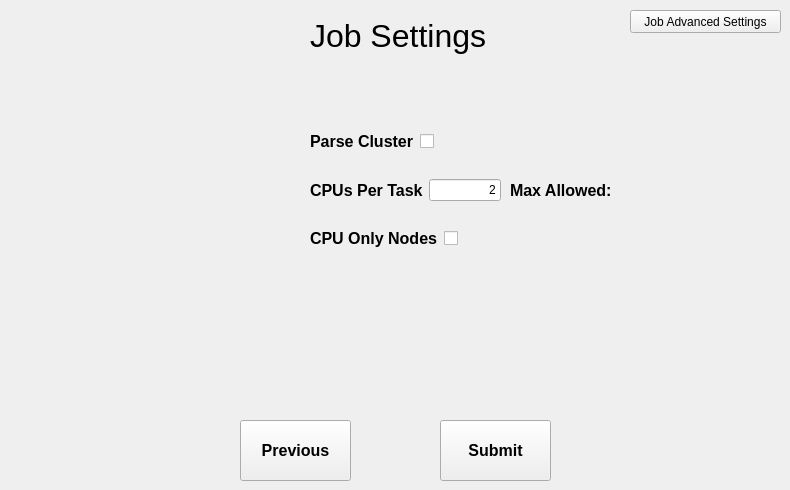
    <widget class="QWidget" name="Job">
     <attribute name="title">
      <string>Job</string>
     </attribute>
     <widget class="QLabel" name="jobSettingsLabel">
      <property name="geometry">
       <rect>
        <x>310</x>
        <y>0</y>
        <width>201</width>
        <height>71</height>
       </rect>
      </property>
      <property name="font">
       <font>
        <pointsize>24</pointsize>
       </font>
      </property>
      <property name="text">
       <string>Job Settings</string>
      </property>
     </widget>
     <widget class="QPushButton" name="jobAdvancedSettingsButton">
      <property name="geometry">
       <rect>
        <x>630</x>
        <y>10</y>
        <width>151</width>
        <height>23</height>
       </rect>
      </property>
      <property name="text">
       <string>Job Advanced Settings</string>
      </property>
     </widget>
     <widget class="QPushButton" name="submitButton">
      <property name="geometry">
       <rect>
        <x>440</x>
        <y>420</y>
        <width>111</width>
        <height>61</height>
       </rect>
      </property>
      <property name="font">
       <font>
        <pointsize>12</pointsize>
        <weight>75</weight>
        <bold>true</bold>
       </font>
      </property>
      <property name="text">
       <string>Submit</string>
      </property>
     </widget>
     <widget class="QPushButton" name="jobPreviousButton">
      <property name="geometry">
       <rect>
        <x>240</x>
        <y>420</y>
        <width>111</width>
        <height>61</height>
       </rect>
      </property>
      <property name="font">
       <font>
        <pointsize>12</pointsize>
        <weight>75</weight>
        <bold>true</bold>
       </font>
      </property>
      <property name="text">
       <string>Previous</string>
      </property>
     </widget>
     <widget class="QLabel" name="maxCPUs">
      <property name="enabled">
       <bool>true</bool>
      </property>
      <property name="geometry">
       <rect>
        <x>510</x>
        <y>160</y>
        <width>151</width>
        <height>61</height>
       </rect>
      </property>
      <property name="font">
       <font>
        <pointsize>12</pointsize>
        <weight>75</weight>
        <bold>true</bold>
       </font>
      </property>
      <property name="text">
       <string>Max Allowed: </string>
      </property>
     </widget>
     <widget class="QWidget" name="layoutWidget">
      <property name="geometry">
       <rect>
        <x>310</x>
        <y>110</y>
        <width>191</width>
        <height>161</height>
       </rect>
      </property>
      <layout class="QVBoxLayout" name="verticalLayout_4">
       <item>
        <layout class="QHBoxLayout" name="horizontalLayout_41">
         <item>
          <widget class="QLabel" name="parseClusterLabel">
           <property name="font">
            <font>
             <pointsize>12</pointsize>
             <weight>75</weight>
             <bold>true</bold>
            </font>
           </property>
           <property name="text">
            <string>Parse Cluster</string>
           </property>
          </widget>
         </item>
         <item>
          <widget class="QCheckBox" name="parseClusterCheckBox">
           <property name="autoFillBackground">
            <bool>false</bool>
           </property>
           <property name="text">
            <string/>
           </property>
           <property name="checked">
            <bool>false</bool>
           </property>
          </widget>
         </item>
        </layout>
       </item>
       <item>
        <layout class="QHBoxLayout" name="horizontalLayout_42">
         <item>
          <widget class="QLabel" name="cpusPerTaskLabel">
           <property name="font">
            <font>
             <pointsize>12</pointsize>
             <weight>75</weight>
             <bold>true</bold>
            </font>
           </property>
           <property name="text">
            <string>CPUs Per Task</string>
           </property>
          </widget>
         </item>
         <item>
          <widget class="QLineEdit" name="cpusPerTaskLineEdit">
           <property name="text">
            <string>2</string>
           </property>
           <property name="alignment">
            <set>Qt::AlignRight|Qt::AlignTrailing|Qt::AlignVCenter</set>
           </property>
          </widget>
         </item>
        </layout>
       </item>
       <item>
        <layout class="QHBoxLayout" name="horizontalLayout_43">
         <item>
          <widget class="QLabel" name="cpuOnlyNodesLabel">
           <property name="font">
            <font>
             <pointsize>12</pointsize>
             <weight>75</weight>
             <bold>true</bold>
            </font>
           </property>
           <property name="text">
            <string>CPU Only Nodes</string>
           </property>
          </widget>
         </item>
         <item>
          <widget class="QCheckBox" name="cpuOnlyNodesCheckBox">
           <property name="autoFillBackground">
            <bool>false</bool>
           </property>
           <property name="text">
            <string/>
           </property>
          </widget>
         </item>
        </layout>
       </item>
      </layout>
     </widget>
    </widget>
